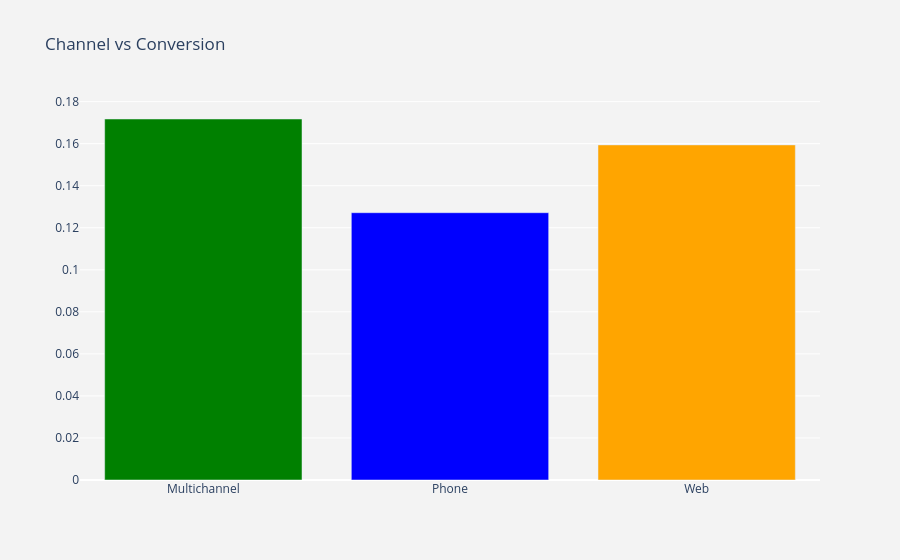

Notebook code cell kept with this figure:
### Code cell
df_plot = df_data.groupby('channel').conversion.mean().reset_index()
plot_data = [
    go.Bar(
        x=df_plot['channel'],
        y=df_plot['conversion'],
        marker=dict(
        color=['green', 'blue', 'orange'])
    )
]

plot_layout = go.Layout(
        xaxis={"type": "category"},
        title='Channel vs Conversion',
        plot_bgcolor  = 'rgb(243,243,243)',
        paper_bgcolor  = 'rgb(243,243,243)',
    )
fig = go.Figure(data=plot_data, layout=plot_layout)
fig.show()

### Figure 1 — Plotly figure (JSON) as saved in the notebook; plotly's stock layout.template omitted (floating-point values rounded to 4 significant figures)
{"data": [{"marker": {"color": ["green", "blue", "orange"]}, "type": "bar", "x": ["Multichannel", "Phone", "Web"], "y": [0.1717, 0.1272, 0.1594]}], "layout": {"paper_bgcolor": "rgb(243,243,243)", "plot_bgcolor": "rgb(243,243,243)", "title": {"text": "Channel vs Conversion"}, "xaxis": {"type": "category"}}}
